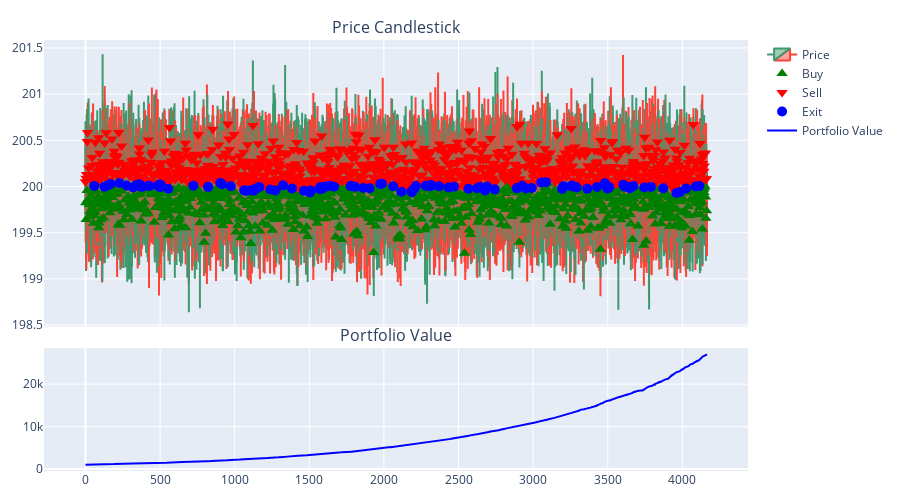

The cell this chart's notebook holds for it:
### Code cell
buy_df_qlearning, sell_df_qlearning, exit_df_qlearning = extract_signals(historical_info_df)
fig_qlearning = build_fig(
    historical_info_df,
    buy_df_qlearning,
    sell_df_qlearning,
    exit_df_qlearning
)
fig_qlearning.show()

### Figure 1 — Plotly figure (JSON) as saved in the notebook; plotly's stock layout.template omitted (floating-point values rounded to 4 significant figures; data arrays with more than 128 entries replaced by an {"elided": "..."} marker saying what was removed)
{"data": [{"close": {"elided": "4166 float values"}, "high": {"elided": "4166 float values"}, "low": {"elided": "4166 float values"}, "name": "Price", "open": {"elided": "4166 float values"}, "type": "candlestick", "x": {"elided": "4166 int values"}, "xaxis": "x", "yaxis": "y"}, {"marker": {"color": "green", "size": 10, "symbol": "triangle-up"}, "mode": "markers", "name": "Buy", "type": "scatter", "x": {"elided": "933 int values"}, "xaxis": "x", "y": {"elided": "933 float values"}, "yaxis": "y"}, {"marker": {"color": "red", "size": 10, "symbol": "triangle-down"}, "mode": "markers", "name": "Sell", "type": "scatter", "x": {"elided": "981 int values"}, "xaxis": "x", "y": {"elided": "981 float values"}, "yaxis": "y"}, {"marker": {"color": "blue", "size": 10, "symbol": "circle"}, "mode": "markers", "name": "Exit", "type": "scatter", "x": [59, 127, 153, 168, 227, 275, 319, 341, 362, 372, 382, 422, 430, 487, 495, 500, 505, 555, 723, 821, 823, 903, 916, 974, 1064, 1076, 1107, 1124, 1126, 1143, 1166, 1239, 1273, 1324, 1384, 1464, 1504, 1511, 1572, 1575, 1589, 1608, 1638, 1666, 1777, 1781, 1807, 1862, 1904, 1975, 1987, 2062, 2117, 2184, 2187, 2202, 2214, 2281, 2309, 2315, 2317, 2370, 2432, 2469, 2566, 2624, 2645, 2677, 2691, 2743, 2890, 2893, 2926, 2951, 2991, 3054, 3086, 3193, 3196, 3203, 3254, 3258, 3279, 3292, 3363, 3428, 3480, 3497, 3511, 3604, 3611, 3622, 3642, 3649, 3672, 3745, 3789, 3872, 3960, 3984, 4025, 4089, 4114], "xaxis": "x", "y": [200.0, 200.0, 200.0, 200.0, 200.0, 200.0, 200.0, 200.0, 200.0, 200.0, 200.0, 200.0, 200.0, 200.0, 200.0, 200.0, 200.0, 200.0, 200.0, 200.0, 200.0, 200.0, 200.0, 200.0, 200.0, 200.0, 200.0, 200.0, 200.0, 200.0, 200.0, 200.0, 200.0, 200.0, 200.0, 200.0, 199.9, 200.0, 200.0, 200.0, 200.0, 200.0, 200.0, 200.0, 200.0, 200.0, 200.0, 200.0, 200.0, 200.0, 200.0, 200.0, 199.9, 199.9, 199.9, 200.0, 200.0, 200.0, 200.0, 200.0, 200.0, 200.0, 200.0, 200.0, 200.0, 200.0, 200.0, 200.0, 200.0, 200.0, 200.0, 200.0, 200.0, 200.0, 200.0, 200.0, 200.0, 200.0, 200.0, 200.0, 200.0, 200.0, 200.0, 200.0, 200.0, 200.0, 200.0, 200.0, 200.0, 200.0, 200.0, 200.0, 200.0, 200.0, 200.0, 200.0, 200.0, 200.0, 199.9, 199.9, 200.0, 200.0, 200.0], "yaxis": "y"}, {"line": {"color": "blue"}, "mode": "lines", "name": "Portfolio Value", "type": "scatter", "x": {"elided": "4166 int values"}, "xaxis": "x2", "y": {"elided": "4166 float values"}, "yaxis": "y2"}], "layout": {"annotations": [{"font": {"size": 16}, "showarrow": false, "text": "Price Candlestick", "x": 0.5, "xanchor": "center", "xref": "paper", "y": 1.0, "yanchor": "bottom", "yref": "paper"}, {"font": {"size": 16}, "showarrow": false, "text": "Portfolio Value", "x": 0.5, "xanchor": "center", "xref": "paper", "y": 0.285, "yanchor": "bottom", "yref": "paper"}], "height": 500, "margin": {"b": 20, "l": 40, "r": 20, "t": 40}, "xaxis": {"anchor": "y", "domain": [0, 1], "matches": "x2", "rangeslider": {"visible": false}, "showticklabels": false}, "xaxis2": {"anchor": "y2", "domain": [0, 1], "rangeslider": {"visible": false}}, "yaxis": {"anchor": "x", "domain": [0.335, 1.0]}, "yaxis2": {"anchor": "x2", "domain": [0, 0.285]}}}
